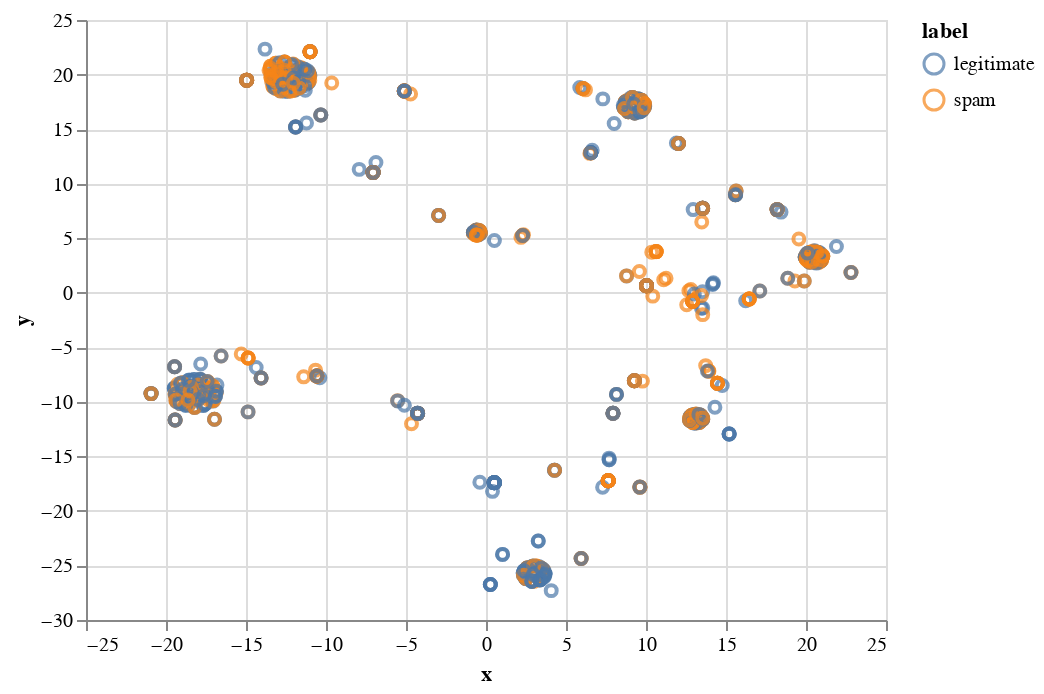

The notebook cell this image was saved under:
### Markdown cell above
As before, we can see if t-SNE gets us a more useful visualization of the structure of our data.

### Code cell
np.random.seed(0xc0ffee)
plot.plot_tsne(data, "text", func=count_existence, tsne_sample=800, x="x", y="y", color="label")

### Figure 1 — Vega-Lite specification as saved in the notebook (floating-point values rounded to 4 significant figures; data arrays with more than 128 entries replaced by an {"elided": "..."} marker saying what was removed)
{"config": {"view": {"continuousWidth": 400, "continuousHeight": 300}}, "data": {"name": "data-29c337ae0de74b3af3faa8921ba42af7"}, "mark": "point", "encoding": {"color": {"type": "nominal", "field": "label"}, "x": {"type": "quantitative", "field": "x"}, "y": {"type": "quantitative", "field": "y"}}, "selection": {"selector004": {"type": "interval", "bind": "scales", "encodings": ["x", "y"]}}, "$schema": "https://vega.github.io/schema/vega-lite/v4.8.1.json", "datasets": {"data-29c337ae0de74b3af3faa8921ba42af7": {"elided": "800 records"}}}
